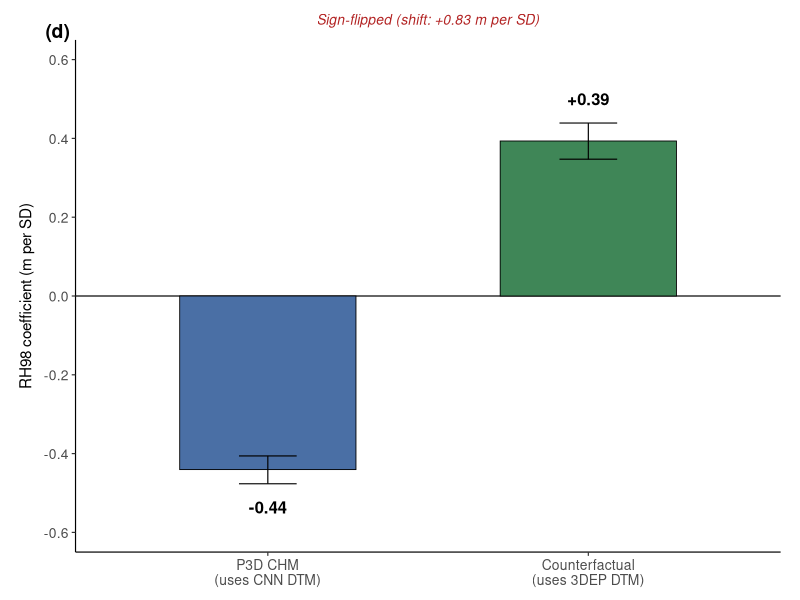

The R source for this figure:
#!/usr/bin/env Rscript
# ============================================================================
# figure6_panel_d.R
#
# Figure 6 panel (d): RH98 fixed-effect coefficient under the operational
# 16-site primary CHM fit ("P3D CHM") vs the 15-site counterfactual reference-
# substitution refit ("Counterfactual"). Visualizes the sign-flip that is the
# chapter's clearest single piece of mechanistic evidence for the DSM-DTM
# compensation channel (§3.4, §4.2, Supplementary Text S2.3).
#
# Numerics: brms::fixef(fit, robust = TRUE)["rh_98_z", ] for each fit.
#   - fit_chm_16:  16-site primary CHM, loaded from 10_models_stage2.rds.
#   - fit_alt_15:  15-site err_alt CHM, loaded from
#                  groundwork_task4_refit.rds$data$fit_alt_15.
#
# Cross-checked 2026-05-21 against chapter1_v06.docx Table 5 row 1 (RH98).
#
# Cluster convention (mirrors supp_figs_rerender_fixes.R):
#   - Set DISPLAY = "" and options(device = pdf) to bypass the X11-dependent
#     png() device.
#   - Output is a PDF written to /gpfs/data1/vclgp/lmaden/chpt1/plots.
#   - Convert to PNG downstream for Word embedding via
#     `pdftoppm -png -r 300 figure6_panel_d.pdf figure6_panel_d`
#     (writes figure6_panel_d-1.png).
#
# Notes on prior-version fixes:
#   - Y-axis now uses explicit breaks + a 1-decimal formatter (was rendering
#     in scientific notation with 1.11e-16 at the zero tick).
#   - Subtitle is ASCII-only (R's default PDF Type 1 fonts lack glyphs for
#     U+0394 Delta and U+2248 approx).
#   - X-axis tick label "err_alt" renamed to "Counterfactual" to mirror
#     chapter prose and pair cleanly with "P3D CHM".
#
# RUN: from /gpfs/data1/vclgp/lmaden/chpt1
#   Rscript figure6_panel_d.R
# ============================================================================

Sys.setenv(DISPLAY = "")
options(device = pdf)

suppressPackageStartupMessages({
  library(ggplot2)
  library(tibble)
})

# ----------------------------------------------------------------------------
# 1. Output directory
# ----------------------------------------------------------------------------

out_dir  <- "/gpfs/data1/vclgp/lmaden/chpt1/plots"
out_path <- file.path(out_dir, "figure6_panel_d.pdf")
dir.create(out_dir, showWarnings = FALSE, recursive = TRUE)

# ----------------------------------------------------------------------------
# 2. Posterior summaries
# ----------------------------------------------------------------------------
# Option A (preferred, fully reproducible): extract directly from loaded fits.
# Uncomment if fit_chm_16 and fit_alt_15 are in the current R session.
#
# library(brms)
# operational <- fixef(fit_chm_16, robust = TRUE)["rh_98_z",
#                                                 c("Estimate", "Q2.5", "Q97.5")]
# counterfact <- fixef(fit_alt_15, robust = TRUE)["rh_98_z",
#                                                 c("Estimate", "Q2.5", "Q97.5")]
#
# Option B (default): hard-coded constants from the audit above. These match
# the cluster-side fixef() output to four decimals and the chapter Table 5
# row 1 to two decimals.

operational <- c(Estimate = -0.4406, Q2.5 = -0.4766, Q97.5 = -0.4060)
counterfact <- c(Estimate = +0.3934, Q2.5 = +0.3472, Q97.5 = +0.4390)

OP_LABEL <- "P3D CHM\n(uses CNN DTM)"
CF_LABEL <- "Counterfactual\n(uses 3DEP DTM)"

panel_data <- tibble(
  fit_label = c(OP_LABEL, CF_LABEL),
  fit_order = c(1L, 2L),
  median    = c(operational[["Estimate"]], counterfact[["Estimate"]]),
  q025      = c(operational[["Q2.5"]],     counterfact[["Q2.5"]]),
  q975      = c(operational[["Q97.5"]],    counterfact[["Q97.5"]])
)

shift <- counterfact[["Estimate"]] - operational[["Estimate"]]

# ----------------------------------------------------------------------------
# 3. Plot
# ----------------------------------------------------------------------------
# Color palette aligned with progress-report Figure 2C (P3D blue,
# counterfactual green).

bar_fills <- c(
  "P3D CHM\n(uses CNN DTM)"        = "#4A6FA5",
  "Counterfactual\n(uses 3DEP DTM)" = "#3F8657"
)

# Outside-bar label positions: above positive bars (vjust = 0), below
# negative bars (vjust = 1), offset by 0.045 m/SD beyond each error bar.

panel_data$label_y <- with(panel_data,
                           ifelse(median > 0, q975 + 0.045, q025 - 0.045))
panel_data$label_v <- with(panel_data,
                           ifelse(median > 0, 0,           1))

# Subtitle: ASCII-only so it renders correctly in the default PDF device.
subtitle_txt <- sprintf("Sign-flipped (shift: %+0.2f m per SD)", shift)

# Y-axis: explicit clean breaks AND an explicit 1-decimal formatter so the
# zero tick reads "0.0" and no tick renders in scientific notation.
y_breaks <- c(-0.6, -0.4, -0.2, 0.0, 0.2, 0.4, 0.6)
y_fmt    <- function(x) sprintf("%.1f", x)

panel_d <- ggplot(panel_data,
                  aes(x = reorder(fit_label, fit_order),
                      y = median,
                      fill = fit_label)) +
  geom_hline(yintercept = 0, color = "black", linewidth = 0.4) +
  geom_col(width = 0.55, color = "black", linewidth = 0.3) +
  geom_errorbar(aes(ymin = q025, ymax = q975),
                width = 0.18, color = "black", linewidth = 0.4) +
  geom_text(aes(y = label_y,
                label = sprintf("%+0.2f", median),
                vjust = label_v),
            size = 4.2, fontface = "bold") +
  scale_fill_manual(values = bar_fills) +
  scale_y_continuous(limits = c(-0.65, 0.65),
                     breaks = y_breaks,
                     labels = y_fmt,
                     expand = c(0, 0)) +
  labs(
    title    = NULL,
    subtitle = subtitle_txt,
    tag      = "(d)",
    x        = NULL,
    y        = "RH98 coefficient (m per SD)"
  ) +
  theme_classic(base_size = 11) +
  theme(
    plot.tag           = element_text(face = "bold", size = 14),
    plot.tag.position  = c(0.05, 0.97),
    plot.subtitle      = element_text(face = "italic",
                                      color = "#B22222",
                                      size = 10,
                                      hjust = 0.5,
                                      margin = margin(t = 0, b = 8)),
    plot.margin        = margin(t = 10, r = 14, b = 8, l = 14),
    axis.title.y       = element_text(margin = margin(r = 6)),
    axis.text.x        = element_text(size = 10, lineheight = 0.9),
    axis.text.y        = element_text(size = 10),
    axis.line          = element_line(linewidth = 0.4),
    axis.ticks         = element_line(linewidth = 0.4),
    legend.position    = "none"
  )

# ----------------------------------------------------------------------------
# 4. Save
# ----------------------------------------------------------------------------

ggsave(
  filename = out_path,
  plot     = panel_d,
  width    = 4.0,
  height   = 4.5,
  bg       = "white",
  device   = pdf            # no X11 dependency
)

message("Wrote ", normalizePath(out_path))
message("Operational rh_98_z: ",
        sprintf("%+0.4f [%+0.4f, %+0.4f]",
                operational[["Estimate"]],
                operational[["Q2.5"]],
                operational[["Q97.5"]]))
message("Counterfactual rh_98_z: ",
        sprintf("%+0.4f [%+0.4f, %+0.4f]",
                counterfact[["Estimate"]],
                counterfact[["Q2.5"]],
                counterfact[["Q97.5"]]))
message("Shift:               ",
        sprintf("%+0.4f m per SD (sign-flipped)", shift))
message("")
message("Next step (downstream, for Word embedding):")
message("  cd /gpfs/data1/vclgp/lmaden/chpt1/plots")
message("  pdftoppm -png -r 300 figure6_panel_d.pdf figure6_panel_d")
